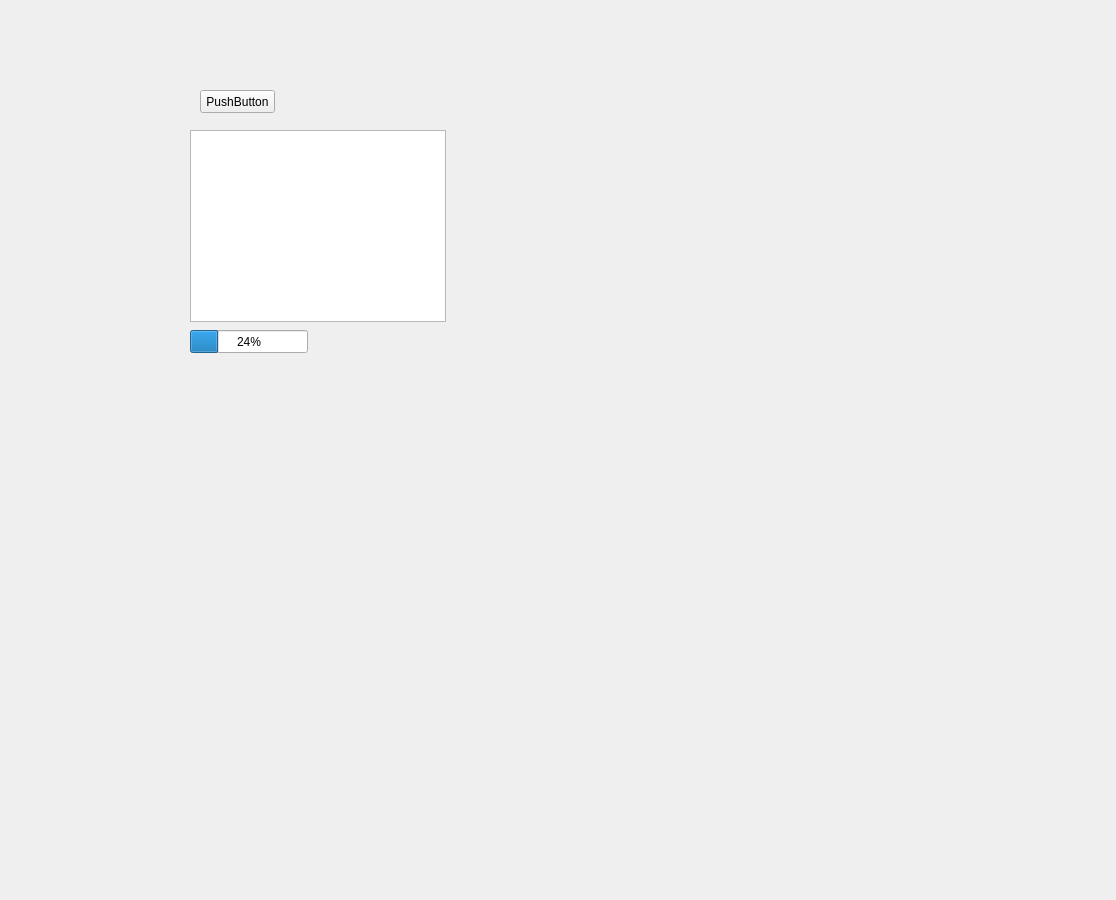
<?xml version="1.0" encoding="UTF-8"?>
<ui version="4.0">
 <class>Form</class>
 <widget class="QWidget" name="Form">
  <property name="geometry">
   <rect>
    <x>0</x>
    <y>0</y>
    <width>1116</width>
    <height>900</height>
   </rect>
  </property>
  <property name="windowTitle">
   <string>Form</string>
  </property>
  <widget class="QProgressBar" name="progressBar">
   <property name="geometry">
    <rect>
     <x>190</x>
     <y>330</y>
     <width>118</width>
     <height>23</height>
    </rect>
   </property>
   <property name="value">
    <number>24</number>
   </property>
  </widget>
  <widget class="QPushButton" name="pushButton">
   <property name="geometry">
    <rect>
     <x>200</x>
     <y>90</y>
     <width>75</width>
     <height>23</height>
    </rect>
   </property>
   <property name="text">
    <string>PushButton</string>
   </property>
  </widget>
  <widget class="QTextBrowser" name="textBrowser">
   <property name="geometry">
    <rect>
     <x>190</x>
     <y>130</y>
     <width>256</width>
     <height>192</height>
    </rect>
   </property>
  </widget>
 </widget>
 <resources/>
 <connections/>
</ui>
